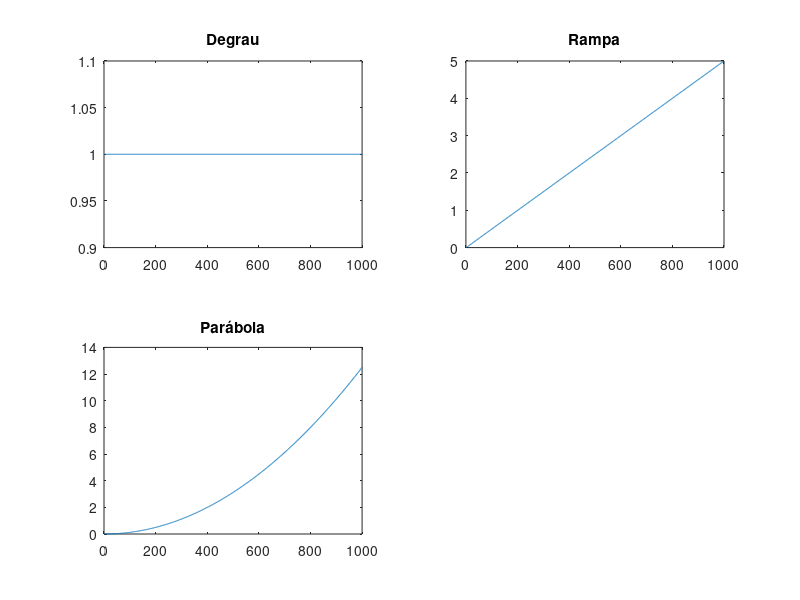
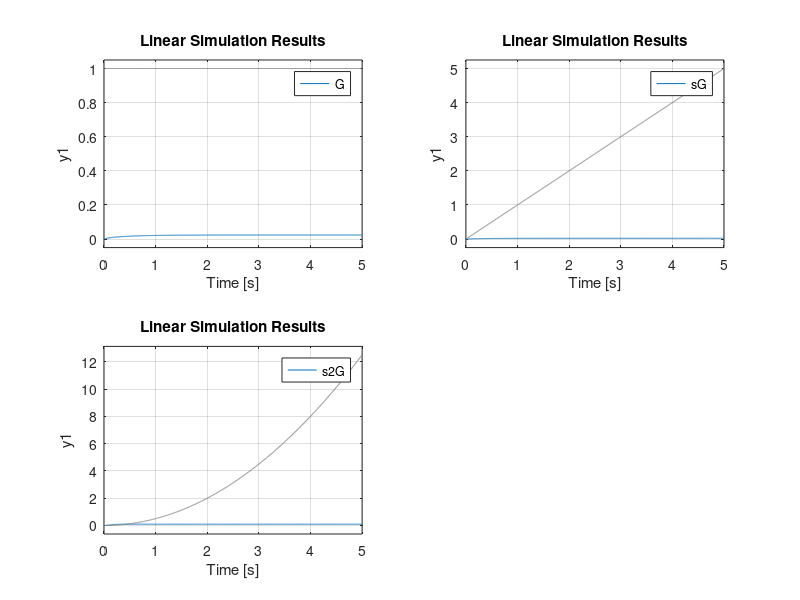

The MATLAB script that drew these images, in order:
%Estratégia - Prob1: 520
%Verifica estabilidade
%Calcular constantes de erro: Kp,Kv,Ka
%Para cada entrada, obter erros esperados
%Usar lsim para plotar resposta a cada um dos sistemas

%Estratégia-Prob2
%Verificar Estabilidade

clear all;                                                                  %apaga todas as variáveis
close all;                                                                  %fecha todas as figuras
clc;                                                                        %limpa a janela de comando

%Declara e plota o degrau:
degrau = ones(1,1000);
figure
subplot (2,2,1);                                                            
plot(degrau);
title ('Degrau');

%Declara e plota a Rampa:
t = linspace ( 0 , 5,1000);
rampa = t;
subplot (2,2,2);
plot(rampa);
title ('Rampa');

%Declara e plota parábola:
parabola = (t.^2)/2;
subplot (2,2,3);
plot(parabola);
title ('Parábola');


%%%%%%%%       Problema 1

%Declaração da G(s)
numg=15 * poly([-6]); %Declara numerador de G(s)
deng = poly([-2 -14 -135]); % Define o denominador de G(s).
G=tf(numg,deng);
%Análise Estabilidade
T=feedback(G,1); %Verifica Estabilidade
polos = pole(T); % Calcula os polos em malha fechada.

%Exibe os pólos em malha fechada
for i = 1: size(polos,1) %para cada linha do vetor
    fprintf('Os pólos em malha fechada são: %.2f.\n',polos(i));
end

%Análise Degrau
Kp=dcgain(G); % Calcula Kp
erroP = 1/(1+Kp);
figure
subplot (2,2,1); 
lsim(G,degrau,t)

%Análise Rampa

numSg=conv ([1 0],numg); % Define o numerador de sG(s).
denSg=deng; % Define o denominador de sG(s).
sG=tf (numSg,denSg); % Cria sG(s).
sG=minreal (sG); % Cancela 's' em comum no numerador
Kv=dcgain(sG); % Calcula Kv=sG(s)
erp=1/Kv; % Calcula o erro em regime permanente Kv
subplot (2,2,2); 
lsim(sG,rampa,t)

%Análise Parabola

nums2g=conv ([1 0 0],numg); % Define o numerador de s^2G(s).
dens2g=poly([-8 -10 -12]); % Define o denominador de s^2G(s).
s2G=tf (nums2g,dens2g); % Cria s^2G(s).
s2G=minreal (s2G); % Cancela 's' em comum no numerador
Ka=dcgain(s2G); % Calcula Ka=s^2G(s) para s=0.
erp=1/Ka; % Calcula o erro em regime permanente
subplot (2,2,3); 
lsim(s2G,parabola,t)

% fprintf('Kp = %.2f Kv = %.2f Ka = %.2f \n',kp,kv,ka);

%%%%%%%%       Problema 2

numg= 1; %Declara numerador de G(s)
deng = poly([-2 -14 -135]); % Define o denominador de G(s).
G=tf(numg,deng);
T=feedback(G,1); %Verifica Estabilidade
polos = pole(T); % Calcula os polos em malha fechada.

